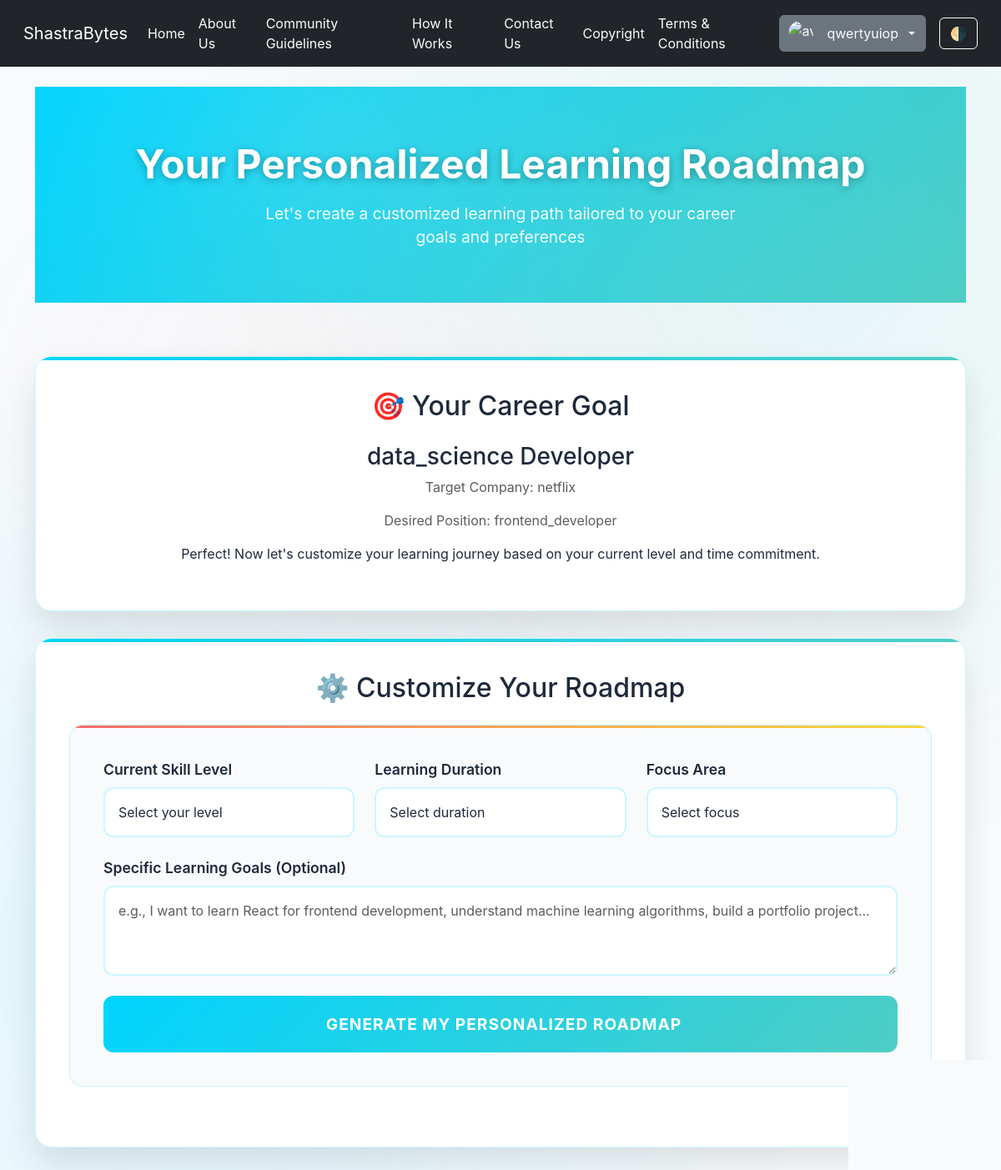
Screenshot of /roadmap (signed in) with the database file from the repository.
### tables this page shows
CREATE TABLE user_preferences (
                id INTEGER PRIMARY KEY AUTOINCREMENT,
                user_id INTEGER NOT NULL,
                user_name TEXT NOT NULL,
                role TEXT NOT NULL,
                target_company TEXT NOT NULL,
                position TEXT NOT NULL,
                previous_skills TEXT NOT NULL,
                specialization TEXT NOT NULL,
                skill_focus TEXT NOT NULL,
                FOREIGN KEY (user_id) REFERENCES users (id)
            );

### app.py (the view)
@app.route('/roadmap')
def roadmap_page():
    if 'user_id' not in session:
        return redirect(url_for('login'))
    user_id = session['user_id']
    try:
        db = get_db()
        if not db:
            flash('Database connection error. Please try again.', 'danger')
            return redirect(url_for('dashboard'))
        user_prefs = db.execute('SELECT * FROM user_preferences WHERE user_id = ?', (user_id,)).fetchone()
        db.close()
        if not user_prefs:
            flash('Please complete your profile first to access the roadmap.', 'warning')
            return redirect(url_for('questionnaire'))
        preferences = dict(user_prefs)
        return render_template('roadmap_page.html',
                             user_name=session['user_name'],
                             user_preferences=preferences)
    except Exception as e:
        print(f"Roadmap page error: {e}")
        flash('Error loading roadmap page. Please try again.', 'danger')
        return redirect(url_for('dashboard'))

### app.py (called while the page is built)
def get_db():
    try:
        conn = sqlite3.connect(app.config['DATABASE_PATH'])
        conn.row_factory = sqlite3.Row
        return conn
    except sqlite3.Error as e:
        print(f"Database connection error: {e}")
        return None

### templates/roadmap_page.html (shortened to what this page needs)
{% extends "base.html" %}
{% block content %}
<div class="roadmap-hero">
    <div class="container">
        <h1>Your Personalized Learning Roadmap</h1>
        <p>Let's create a customized learning path tailored to your career goals and preferences</p>
    </div>
</div>
<div class="container roadmap-container">
    <div class="roadmap-card">
        <h2 class="text-center mb-4">🎯 Your Career Goal</h2>
        <div class="text-center">
            <div class="goal-display">
                <h3>{{ user_preferences.specialization }} Developer</h3>
                <p class="text-muted">Target Company: {{ user_preferences.target_company }}</p>
                <p class="text-muted">Desired Position: {{ user_preferences.position }}</p>
            </div>
            <p class="mt-3">Perfect! Now let's customize your learning journey based on your current level and time commitment.</p>
        </div>
    </div>
    <div class="roadmap-card">
        <h2 class="text-center mb-4">⚙️ Customize Your Roadmap</h2>
        <form id="roadmapForm" class="customization-form">
            <div class="row">
                <div class="col-md-4">
                    <div class="form-group">
                        <label for="skillLevel" class="form-label">Current Skill Level</label>
                        <select class="form-select" id="skillLevel" name="skill_level" required>
                            <option value="">Select your level</option>
                        </select>
                    </div>
                </div>
                <div class="col-md-4">
                    <div class="form-group">
                        <label for="duration" class="form-label">Learning Duration</label>
                        <select class="form-select" id="duration" name="duration" required>
                            <option value="">Select duration</option>
                        </select>
                    </div>
                </div>
                <div class="col-md-4">
                    <div class="form-group">
                        <label for="focusArea" class="form-label">Focus Area</label>
                        <select class="form-select" id="focusArea" name="focus_area" required>
                            <option value="">Select focus</option>
                        </select>
                    </div>
                </div>
            </div>
            <div class="form-group">
                <label for="learningGoals" class="form-label">Specific Learning Goals (Optional)</label>
                <textarea class="form-control" id="learningGoals" name="learning_goals" rows="3"
                          placeholder="e.g., I want to learn React for frontend development, understand machine learning algorithms, build a portfolio project..."></textarea>
            </div>
            <button type="submit" class="btn btn-generate">
                Generate My Personalized Roadmap
            </button>
        </form>
    </div>
</div>
{% endblock %}

### templates/base.html (shortened to what this page needs)
<!DOCTYPE html>
<html lang="en">
  <head>
    <link
      href="https://cdnjs.cloudflare.com/ajax/libs/bootstrap/5.3.0/css/bootstrap.min.css"
      rel="stylesheet"
    />
    <link
      rel="stylesheet"
      href="{{ url_for('static', filename='css/base.css') }}"
    />
  </head>
  <body class="light-mode">
    <nav class="navbar navbar-expand-lg navbar-dark bg-dark">
      <div class="container-fluid">
        <a class="navbar-brand" href="{{ url_for('home') }}">ShastraBytes</a>
        <div class="collapse navbar-collapse" id="navbarNav">
          <ul class="navbar-nav mb-2 mb-lg-0">
            <li class="nav-item">
              <a class="nav-link" href="{{ url_for('home') }}">Home</a>
            </li>
            <li class="nav-item">
              <a class="nav-link" href="{{ url_for('about') }}">About Us</a>
            </li>
            <li class="nav-item">
              <a class="nav-link" href="{{ url_for('guidelines') }}"
                >Community Guidelines</a
              >
            </li>
            <li class="nav-item">
              <a class="nav-link" href="{{ url_for('how_it_works') }}">How It Works</a>
            </li>
            <li class="nav-item">
              <a class="nav-link" href="{{ url_for('contact') }}">Contact Us</a>
            </li>
            <li class="nav-item">
              <a class="nav-link" href="{{ url_for('copyright') }}">Copyright</a>
            </li>
            <li class="nav-item">
              <a class="nav-link" href="{{ url_for('terms') }}">Terms & Conditions</a>
            </li>
          </ul>
        </div>
          <div class="ms-auto d-flex align-items-center">
            {% if session.get('user_id') %}
            <div class="dropdown">
              <a
                class="btn btn-secondary dropdown-toggle"
                href="#"
                id="userDropdown"
                role="button"
                data-bs-toggle="dropdown"
              >
                <img
                  src="https://i.pinimg.com/originals/59/af/9c/59af9cd100daf9aa154cc753dd58316d.jpg"
                  class="rounded-circle me-2"
                  alt="avatar"
                />
                {{ session.get('user_name') }}
              </a>
            </div>
            {% endif %}
            <button class="btn btn-outline-light ms-3" onclick="toggleTheme()">
              🌗
            </button>
          </div>
      </div>
    </nav>
    <main class="container mt-4">
       {% block content %}{% endblock %}
    </main>
  </body>
</html>

### static/css/base.css (style rules this page uses)
:root { --color-primary: rgb(227, 159, 33); --color-white: #fdfafa; --color-black: #000000; --color-light-bg: #ffffff; --color-dark-bg: #1a1a1a; --color-dark-text: #f0f0f0; --transition-speed: 0.3s; --avatar-size: 30px; }
body { margin: 0; font-family: system-ui, sans-serif; background-color: var(--color-light-bg); color: var(--color-black); transition: background-color var(--transition-speed), color var(--transition-speed); }
.navbar { margin-bottom: 20px; align-items: center; padding: 0.5rem 1rem; background-color: var(--color-primary); transition: background-color var(--transition-speed); }
.navbar-nav { display: flex; align-items: center; justify-content: center; width: 100; }
.collapse { align-items: center; }
.navbar-collapse { align-items: center; justify-content: center; }
.navbar-nav .nav-link { font-size: 1rem; color: var(--color-white); padding: 0.5rem 1rem; display: flex; align-items: center; gap: 0.4rem; text-decoration: none; transition: color var(--transition-speed), opacity var(--transition-speed); }
.navbar .dropdown-toggle { display: flex; align-items: center; gap: 0.5rem; padding-left: 10px; color: var(--color-white); }
.navbar .dropdown-toggle img { width: var(--avatar-size); height: var(--avatar-size); object-fit: cover; border-radius: 50%; }
.navbar .btn-outline-light { border: 1px solid var(--color-white); color: var(--color-white); background: transparent; transition: background-color var(--transition-speed), color var(--transition-speed); align-items: center; }
button { transition: background-color var(--transition-speed), color var(--transition-speed); align-items: center; }

### rows the page displays
user_preferences: get "qwertyuiop", specialization "data_science", target_company "netflix", position "frontend_developer"
